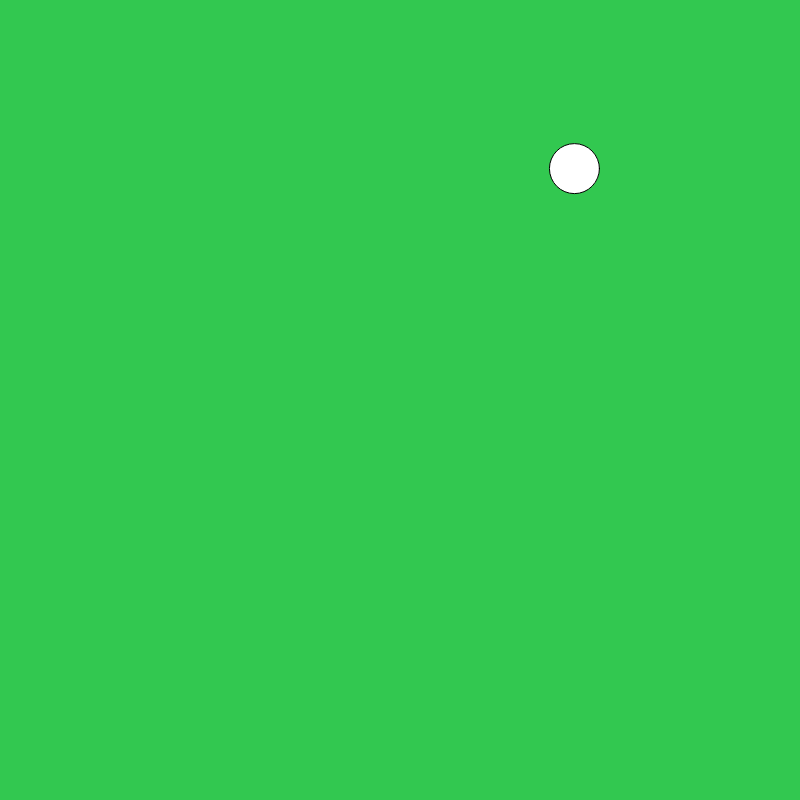
Frame 1 (no input)
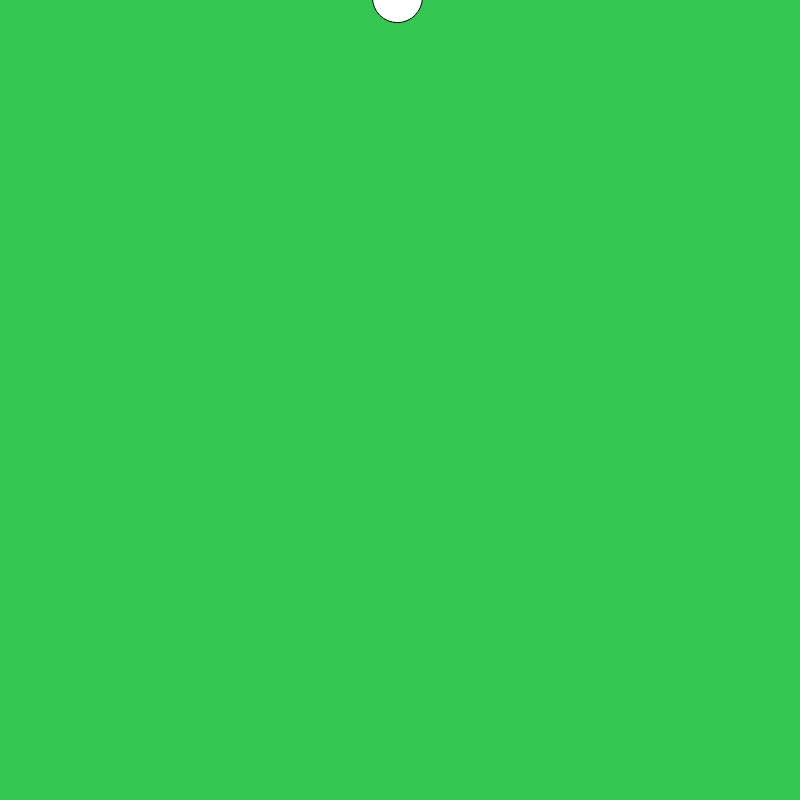
Frame 60 (no input)
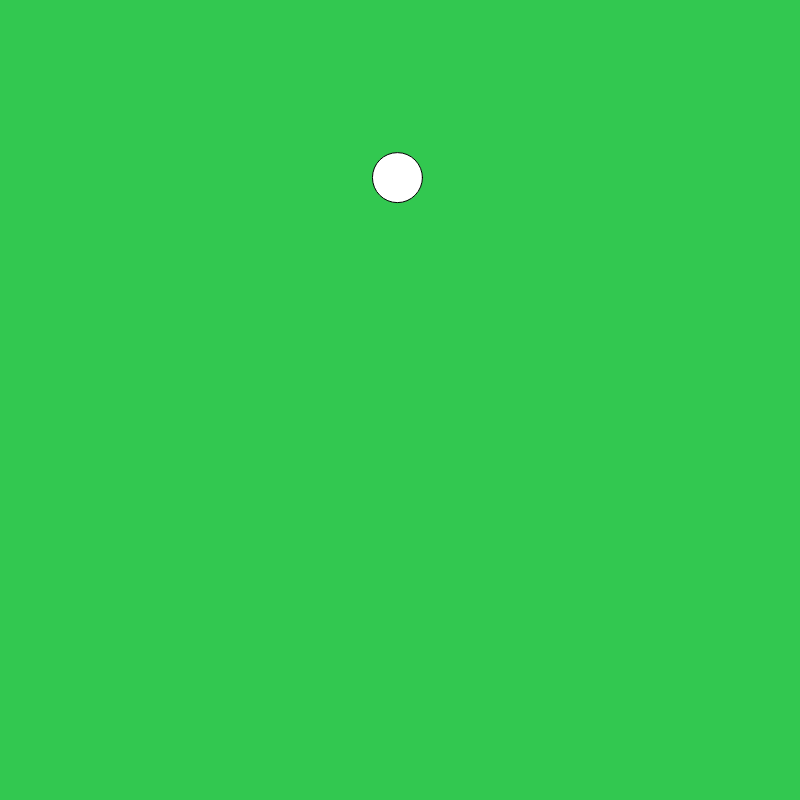
Frame 120 (the mouse pressed at the canvas centre since frame 60)

The p5.js sketch that drew these frames (run headless with seeded random() and noise() and a simulated clock; from frame 60 on, the mouse is pressed at the canvas centre):

// p5.js sketch
// ── sketch.js
let speedfactor = 3;
let xspeed = speedfactor;
let yspeed = speedfactor;
let x = 0;
let y = 0;
let debug = false;
let score = 20;
let img; 




function setup() {
  createCanvas(800, 800);

  x = random(width);
  y = random(height);
}

function draw() {
  background(50,200,80);

//distance formula
  let d = sqrt((x - mouseX)**2 + (y - mouseY)**2);

  //make it move
  x += xspeed;
  y += yspeed

  //draw a circle 
  circle(x,y,50);
  

  //move to the right
  if (mouseX > x){
    xspeed = speedfactor;
//move to the left
  }else{
    xspeed= -speedfactor;
  }

  //move up
  if (mouseY > y){
    yspeed = speedfactor;
    //move down
  }else{
    yspeed = -speedfactor;
  }


//check for collision
if (d < 25){
  score -= 1;
  x = random(width);
  y = random(height);

}

  if (debug){ 
  textSize(30);
  text("mouseX: " + mouseX, 50 ,50);
  text("mouseY: " + mouseY, 50, 80);
  text("x:" + x, 50 ,120);
  text("y:" + y, 50, 150);
  text("d: " + d, 50, 180);
  text("score: " + score, 50, 210);
}
}
